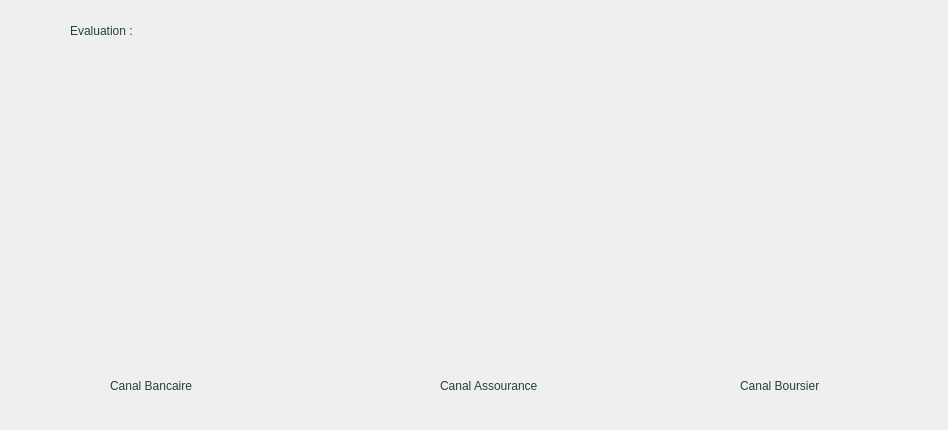
<?xml version="1.0" encoding="UTF-8"?>
<ui version="4.0">
 <class>plot</class>
 <widget class="QDialog" name="plot">
  <property name="geometry">
   <rect>
    <x>0</x>
    <y>0</y>
    <width>948</width>
    <height>430</height>
   </rect>
  </property>
  <property name="windowTitle">
   <string>Dialog</string>
  </property>
  <widget class="QCustomPlot" name="bancair" native="true">
   <property name="geometry">
    <rect>
     <x>60</x>
     <y>70</y>
     <width>261</width>
     <height>271</height>
    </rect>
   </property>
  </widget>
  <widget class="QCustomPlot" name="assourance" native="true">
   <property name="geometry">
    <rect>
     <x>400</x>
     <y>70</y>
     <width>221</width>
     <height>271</height>
    </rect>
   </property>
  </widget>
  <widget class="QCustomPlot" name="bours" native="true">
   <property name="geometry">
    <rect>
     <x>690</x>
     <y>70</y>
     <width>191</width>
     <height>271</height>
    </rect>
   </property>
  </widget>
  <widget class="QLabel" name="label">
   <property name="geometry">
    <rect>
     <x>70</x>
     <y>10</y>
     <width>141</width>
     <height>41</height>
    </rect>
   </property>
   <property name="styleSheet">
    <string notr="true">color:rgb(34, 67, 53);
font: 25pt &quot;Niagara Engraved&quot;;
</string>
   </property>
   <property name="text">
    <string>Evaluation :</string>
   </property>
  </widget>
  <widget class="QLabel" name="label_2">
   <property name="geometry">
    <rect>
     <x>110</x>
     <y>360</y>
     <width>181</width>
     <height>51</height>
    </rect>
   </property>
   <property name="styleSheet">
    <string notr="true">color:rgb(34, 67, 53);
font: 20pt &quot;Niagara Engraved&quot;;
</string>
   </property>
   <property name="text">
    <string>Canal Bancaire</string>
   </property>
  </widget>
  <widget class="QLabel" name="label_3">
   <property name="geometry">
    <rect>
     <x>740</x>
     <y>360</y>
     <width>151</width>
     <height>51</height>
    </rect>
   </property>
   <property name="styleSheet">
    <string notr="true">color:rgb(34, 67, 53);
font: 20pt &quot;Niagara Engraved&quot;;
</string>
   </property>
   <property name="text">
    <string>Canal Boursier</string>
   </property>
  </widget>
  <widget class="QLabel" name="label_4">
   <property name="geometry">
    <rect>
     <x>440</x>
     <y>360</y>
     <width>151</width>
     <height>51</height>
    </rect>
   </property>
   <property name="styleSheet">
    <string notr="true">color:rgb(34, 67, 53);
font: 20pt &quot;Niagara Engraved&quot;;
</string>
   </property>
   <property name="text">
    <string>Canal Assourance</string>
   </property>
  </widget>
 </widget>
 <customwidgets>
  <customwidget>
   <class>QCustomPlot</class>
   <extends>QWidget</extends>
   <header>qcustomplot.h</header>
   <container>1</container>
  </customwidget>
 </customwidgets>
 <resources/>
 <connections/>
</ui>
